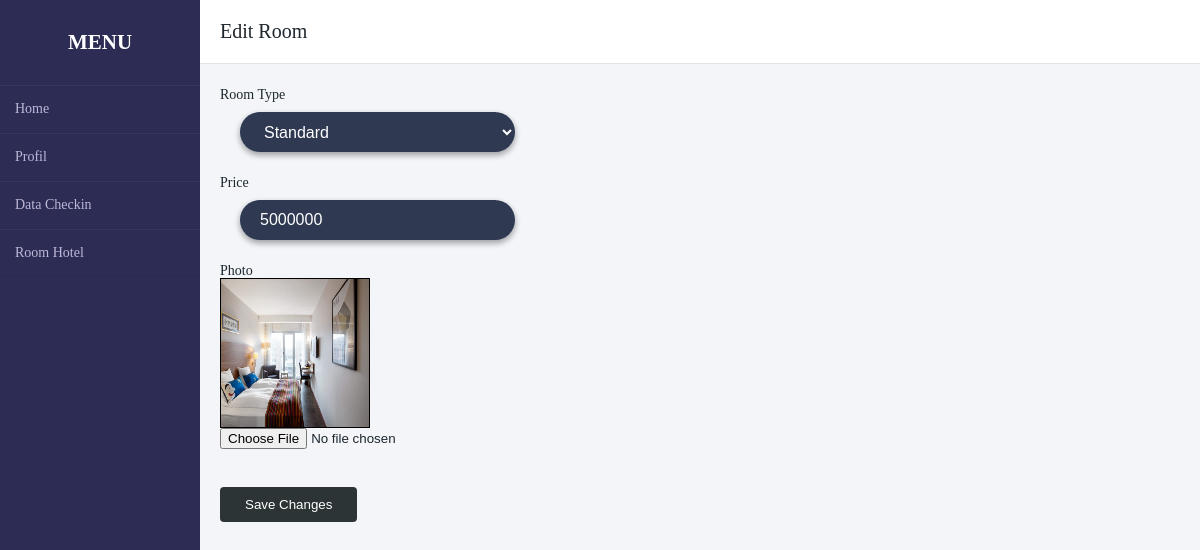
The app's page /admin/edit_room.php?room_id=1 (signed in) with its own data.
### tables this page shows
CREATE TABLE `room` (
  `room_id` int(11) NOT NULL,
  `room_type` varchar(50) NOT NULL,
  `price` varchar(11) NOT NULL,
  `photo` varchar(100) NOT NULL
);

### admin/edit_room.php (the view, shortened to what this page needs)
<?php
include '../config/koneksi.php'
?>
<!DOCTYPE html>
<html lang="en">
<head>
    <link rel="stylesheet" href="../css/style.css">
    <link href="../fontawesome/css/all.css" rel="stylesheet">
</head>
<body id="admin">
<div class="wrapper">
        <div class="bar-kiri">
            <h2>Menu</h2>
            <ul>
                <li><a href="home.php">Home</a></li>
                <li><a href="profil.php">Profil</a></li>
                <li><a href="reserve.php">Data Checkin</a></li>
                <li><a href="room.php">Room Hotel</a></li>
            </ul>
        </div>
        <div class="main-content">
            <div class="header-main-content">
                Edit Room
            </div>
			<div class="info">
					<?php
						$query = mysqli_query($koneksi, "SELECT * FROM `room` WHERE `room_id` = '$_REQUEST[room_id]'");
						$fetch = mysqli_fetch_array($query);
					?>
					<form method = "POST" enctype = "multipart/form-data">
						<div class = "form-group">
							<label>Room Type </label>
							<select class = "form-input" required = required name = "room_type">
								<option value = "Standard" <?php if($fetch['room_type'] == "Standard"){echo "selected";}?>>Standard</option>
							</select>
						</div>
						<div class = "form-group">
							<label>Price </label>
							<input type = "number" min = "0" max = "999999999" value = "<?php echo $fetch['price']?>" class = "form-input" name = "price" />
						</div>
						<div class = "form-group">
							<label>Photo </label>
							<div id = "preview" style = "width:150px; height :150px; border:1px solid #000;">
								<img src = "../img/<?php echo $fetch['photo']?>" id = "lbl" width = "100%" height = "100%"/>
							</div>
							<input type = "file" required = "required" id = "photo" name = "photo" />
						</div>
						<br />
						<div class = "form-group">
							<button name = "edit_room" class = "my-btn-admin">Save Changes</button>
						</div>
					</form>
				</div>
			</div>
		</div>
</body>
</html>

### css/style.css (style rules this page uses)
* { margin: 0; padding: 0; box-sizing: border-box; }
body { font-size: 14px; font-family: "Roboto Cn", sans-serif; }
.form-group { margin-top: 23px; }
.form-input { margin: 10px 20px; padding: 0 20px; border: none; outline: none; height: 40px; display: block; width: 275px; background: #303952; color: #fff; font-size: 16px; font-weight: 500; box-shadow: 0 3px 6px rgba(0, 0, 0, 0.16), 0 3px 6px rgba(0, 0, 0, 0.23); border-radius: 100px; transition: 0.2s; }
.form-input * { border-radius: 100px; }
#admin { margin: 0; padding: 0; box-sizing: border-box; list-style: none; font-family: cursive; background: #f3f5f9; }
.wrapper { display: flex; position: relative; }
.wrapper .bar-kiri { position: fixed; width: 200px; height: 100%; background: #2c2c54; padding: 30px 0; }
.wrapper .bar-kiri h2 { color: #fff; text-transform: uppercase; text-align: center; margin-bottom: 30px; }
.wrapper .bar-kiri ul li { padding: 15px; border-bottom: 1px solid rgba(0, 0, 0, 0.05); border-top: 1px solid rgba(255, 255, 255, 0.05); }
.wrapper .bar-kiri ul li a { color: #bdb8d7; display: block; text-decoration: none; }
.wrapper .main-content { width: 100%; margin-left: 200px; }
.wrapper .main-content .header-main-content { padding: 20px; background: #fff; font-size: 20px; color: #1e272e; border-bottom: 1px solid #e0e4e8; }
.wrapper .main-content .info { margin: 20px; color: #1e272e; line-height: 15px; }
.my-btn-admin { border: none; outline: none; background: #2d3436; color: #fff; padding: 10px 25px; cursor: pointer; border-radius: 4px; transition: 0.3s; }

### records on screen
room: room_type "Standard", price "5000000", photo (picture)
